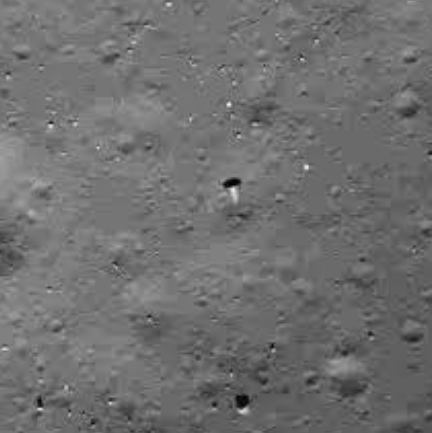
%> input picture Lab-4/i2.jpg, 432 x 433 px
$ octave a2_contrast_Enhancement.m   (GNU Octave 9; MATLAB toolbox functions it lacks are replaced by stand-ins)
%> lines starting %> are read from the running program, lines starting %| are printed output that depends on the picture; long printed decimals are rounded

rgb_img = imread('i2.jpg');
%> rgb_img is the input picture: size 433x432x3 uint8; min 1, max 252, mean 111.3

% Convert to grayscale
R = double(rgb_img(:,:,1));
G = double(rgb_img(:,:,2));
B = double(rgb_img(:,:,3));
gray_img = uint8(0.2989 * R + 0.5870 * G + 0.1140 * B);

% Convert grayscale image to double for computation
img_double = double(gray_img);

imin = min(img_double(:));
%> imin = 1
imax = max(img_double(:));
%> imax = 252

fprintf('Min gray level: %f\n', imin);
%| Min gray level: 1.000
fprintf('Max gray level: %f\n', imax);
%| Max gray level: 252.000

% Avoid division by zero
if imin ~= imax
    stretched_img = (img_double - imin) / (imax - imin) * 255;
else
    stretched_img = img_double; % No contrast stretching possible
end

stretched_img = uint8(stretched_img);
%> stretched_img: size 433x432 uint8

% Display images
figure;
subplot(2,2,1); imshow(gray_img); title('Original Grayscale Image');
subplot(2,2,3); imhist(gray_img); title('Original Histogram');

subplot(2,2,2); imshow(stretched_img); title('Contrast Stretched Image');
subplot(2,2,4); imhist(stretched_img); title('Stretched Histogram');
%> after `title('Stretched Histogram')`:
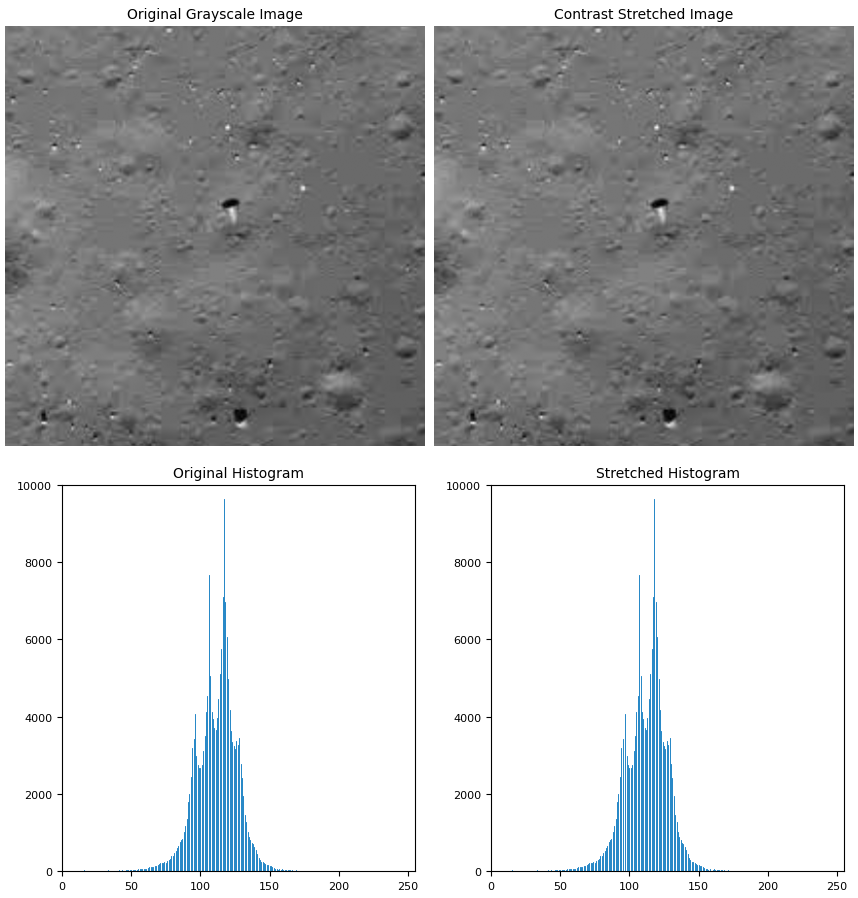
%> figure redrawn from the program's plot data, 4 panels
